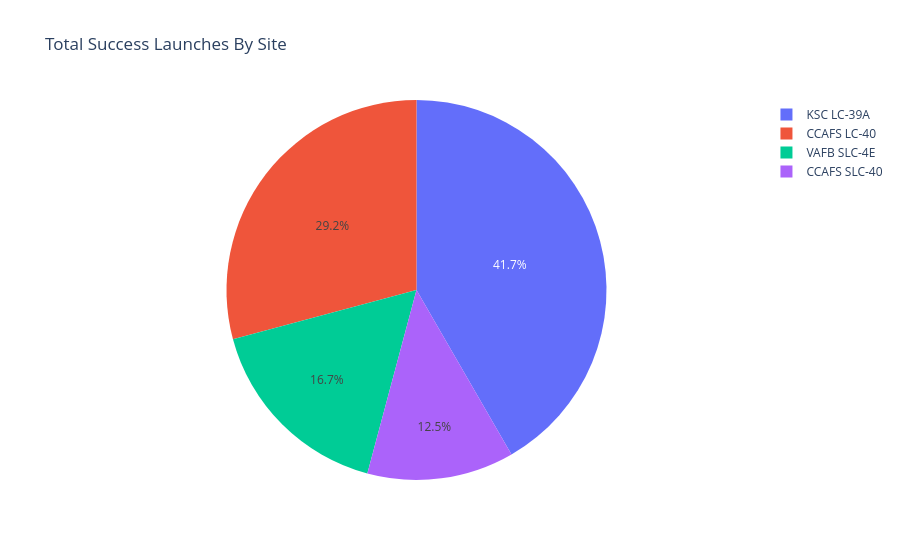

The code cell stored with this chart in its notebook:
### Code cell
fig = px.pie(filtered_df, values='class', 
names='Launch Site', 
title='Total Success Launches By Site')
fig.show()

### Figure 1 — Plotly figure (JSON) as saved in the notebook; plotly's stock layout.template omitted (floating-point values rounded to 4 significant figures)
{"data": [{"domain": {"x": [0, 1], "y": [0, 1]}, "hovertemplate": "Launch Site=%{label}<br>class=%{value}<extra></extra>", "labels": ["CCAFS LC-40", "CCAFS SLC-40", "KSC LC-39A", "VAFB SLC-4E"], "legendgroup": "", "name": "", "showlegend": true, "type": "pie", "values": [7, 3, 10, 4]}], "layout": {"legend": {"tracegroupgap": 0}, "title": {"text": "Total Success Launches By Site"}}}
